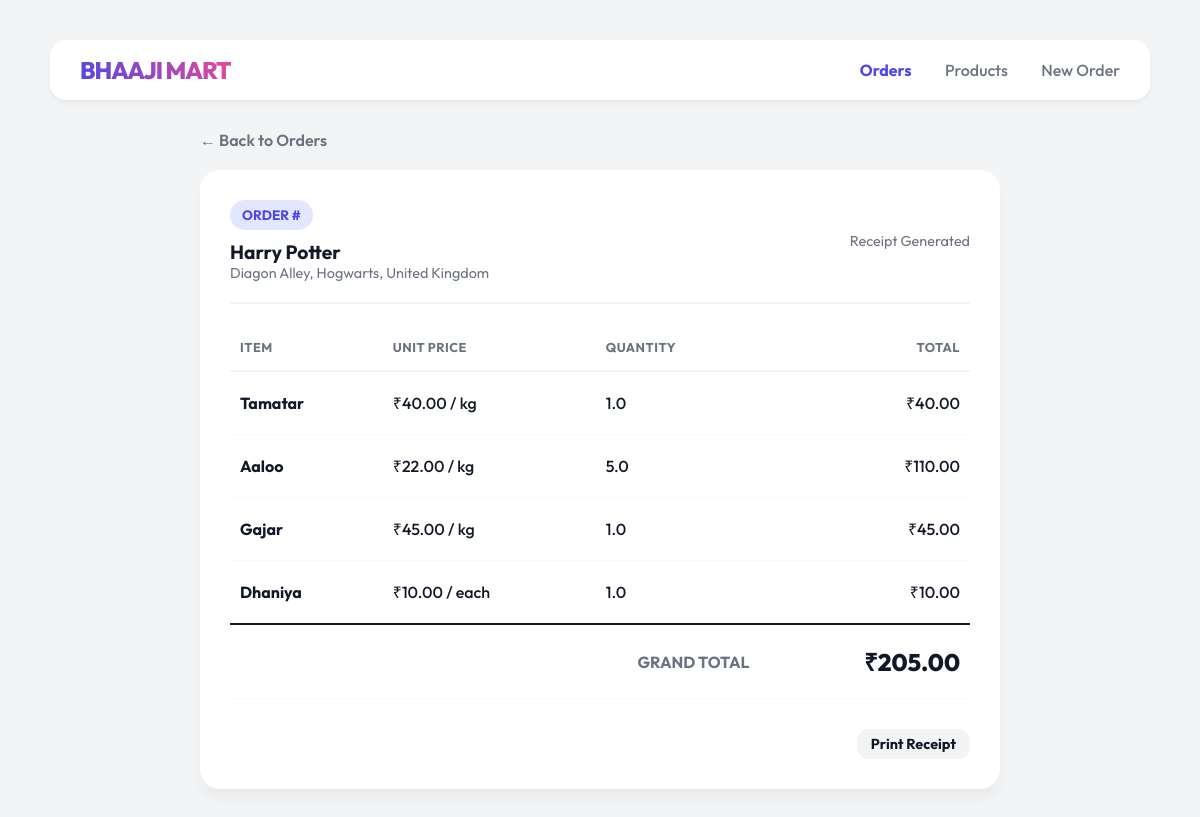
Page /order/1 on the committed database.
### tables this page shows
CREATE TABLE orders (
        order_id INTEGER PRIMARY KEY AUTOINCREMENT,
        customer_name TEXT,
        customer_address TEXT,
        order_date TEXT,
        total_amount REAL
    );

CREATE TABLE order_details (
        id INTEGER PRIMARY KEY AUTOINCREMENT,
        order_id INTEGER,
        product_id INTEGER,
        quantity REAL,
        FOREIGN KEY(order_id) REFERENCES orders(order_id),
        FOREIGN KEY(product_id) REFERENCES products(product_id)
    );

CREATE TABLE products (
        product_id INTEGER PRIMARY KEY AUTOINCREMENT,
        name TEXT NOT NULL,
        price REAL NOT NULL,
        unit TEXT NOT NULL
    );

### backend/app.py (the view)
@app.route("/order/<int:order_id>")
def order_details(order_id):
    from orders import get_order # importing here to avoid circular if any, or just easy add
    details = get_order_details(order_id)
    order = get_order(order_id)
    return render_template("order_details.html", details=details, order=order)

### backend/db.py (called while the page is built)
def get_connection():
    conn = sqlite3.connect(DB_NAME)
    conn.row_factory = sqlite3.Row
    return conn

### backend/orders.py (called while the page is built)
def get_order_details(order_id):
    conn = get_connection()
    details = conn.execute("""
        SELECT p.name, p.price, p.unit, od.quantity
        FROM order_details od
        JOIN products p ON od.product_id = p.product_id
        WHERE od.order_id = ?
    """, (order_id,)).fetchall()
    conn.close()
    return details

def get_order(order_id):
    conn = get_connection()
    order = conn.execute("SELECT * FROM orders WHERE order_id = ?", (order_id,)).fetchone()
    conn.close()
    return order

### templates/order_details.html
{% extends "base.html" %}
{% block content %}
<div class="container" style="max-width: 800px;">
    <div style="margin-bottom: 20px;">
        <a href="/" style="text-decoration: none; color: var(--text-sub); font-weight: 600;">← Back to Orders</a>
    </div>
    <div class="main-content">
        <div class="flex-between"
            style="border-bottom: 2px solid var(--bg-color); padding-bottom: 20px; margin-bottom: 20px;">
            <div>
                <span class="tag">ORDER #{{ order_id }}</span>
                <div style="margin-top: 10px; font-weight: bold; font-size: 1.2em;">
                    {{ order.customer_name }}
                </div>
                <div style="color: var(--text-sub); font-size: 0.9em;">
                    {{ order.customer_address }}
                </div>
            </div>
            <div style="text-align: right; color: var(--text-sub); font-size: 0.9em;">
                Receipt Generated
            </div>
        </div>
        <table style="margin-bottom: 30px;">
            <thead>
                <tr>
                    <th>Item</th>
                    <th>Unit Price</th>
                    <th>Quantity</th>
                    <th class="text-right">Total</th>
                </tr>
            </thead>
            <tbody>
                {% set ns = namespace(grand_total=0) %}
                {% for item in details %}
                <tr>
                    <td style="font-weight: 700;">{{ item.name }}</td>
                    <td>₹{{ "%.2f"|format(item.price) }} / {{ item.unit_name if item.unit_name else item.unit }}</td>
                    <td>{{ item.quantity }}</td>
                    <td class="text-right">₹{{ "%.2f"|format(item.price * item.quantity) }}</td>
                </tr>
                {% set ns.grand_total = ns.grand_total + (item.price * item.quantity) %}
                {% endfor %}
            </tbody>
            <tfoot>
                <tr style="border-top: 2px solid var(--text-main);">
                    <td colspan="3"
                        style="text-align: right; padding-top: 20px; font-weight: 700; color: var(--text-sub);">GRAND
                        TOTAL</td>
                    <td class="text-right" style="padding-top: 20px;">
                        <span class="stat-val" style="font-size: 1.5em;">₹{{ "%.2f"|format(ns.grand_total) }}</span>
                    </td>
                </tr>
            </tfoot>
        </table>
        <div style="text-align: right;">
            <button onclick="window.print()" class="btn btn-small"
                style="background: var(--bg-color); color: var(--text-main);">Print Receipt</button>
        </div>
    </div>
</div>
{% endblock %}

### static/style.css (style rules this page uses)
:root { --bg-color: #f3f4f6; --surface: #ffffff; --primary: #4f46e5; --accent: #ec4899; --text-main: #111827; --text-sub: #6b7280; --border-light: #f9fafb; --input-bg: #f9fafb; --danger: #ef4444; }
body { background-color: var(--bg-color); color: var(--text-main); font-family: 'Outfit', sans-serif; margin: 0; padding: 40px; min-height: 100vh; }
.container { max-width: 1100px; margin: 0 auto; }
.main-content { background: var(--surface); border-radius: 20px; padding: 30px; box-shadow: 0 10px 15px -3px rgba(0, 0, 0, 0.05); }
.stat-val { font-size: 2em; font-weight: 800; margin-top: 5px; color: var(--text-main); }
table { width: 100%; border-collapse: collapse; }
th { text-align: left; padding: 15px 10px; color: var(--text-sub); font-size: 0.8em; text-transform: uppercase; letter-spacing: 0.5px; border-bottom: 2px solid #f3f4f6; }
td { padding: 20px 10px; border-bottom: 1px solid #f9fafb; font-weight: 500; }
.tag { background: #e0e7ff; color: var(--primary); padding: 6px 12px; border-radius: 20px; font-size: 0.85em; font-weight: 700; display: inline-block; }
.btn { display: inline-block; background: var(--text-main); color: #fff; border: none; padding: 12px 24px; border-radius: 12px; font-weight: 700; font-family: 'Outfit', sans-serif; font-size: 1em; cursor: pointer; text-decoration: none; text-align: center; transition: 0.2s; }
.btn-small { padding: 6px 14px; font-size: 0.9em; }
.text-right { text-align: right; }
.flex-between { display: flex; justify-content: space-between; align-items: center; }

### rows in the picture
orders: customer_name "Harry Potter", customer_address "Diagon Alley, Hogwarts, United Kingdom"
order_details: name "Tamatar", unit "kg", quantity "1.0"
products: price "40.00", item.price*item.quantity "40.00"
order_details: name "Aaloo", unit "kg", quantity "5.0"
products: price "22.00", item.price*item.quantity "110.00"
order_details: name "Gajar", unit "kg", quantity "1.0"
products: price "45.00", item.price*item.quantity "45.00"
order_details: name "Dhaniya", unit "each", quantity "1.0"
products: price "10.00", item.price*item.quantity "10.00"

### other values in the picture
{{ "%.2f"|format(ns.grand_total) }} "205.00"
